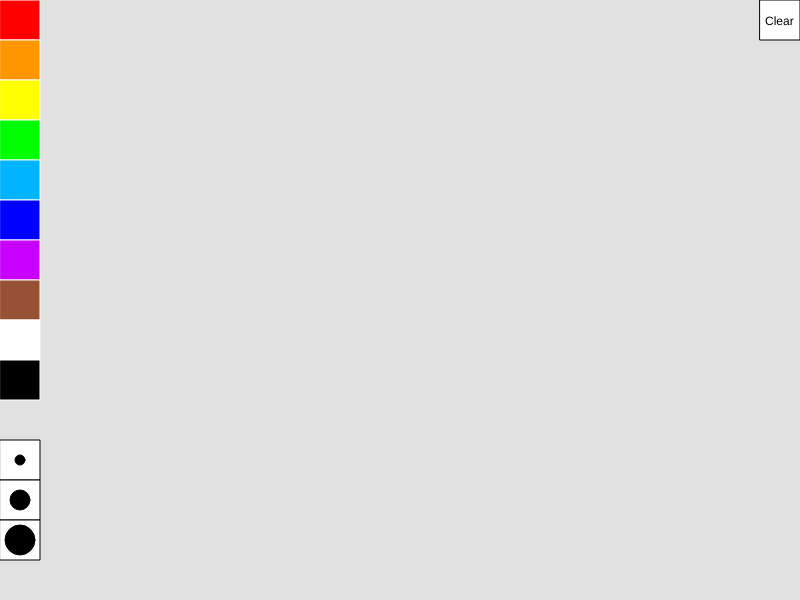
Frame 1 (no input)
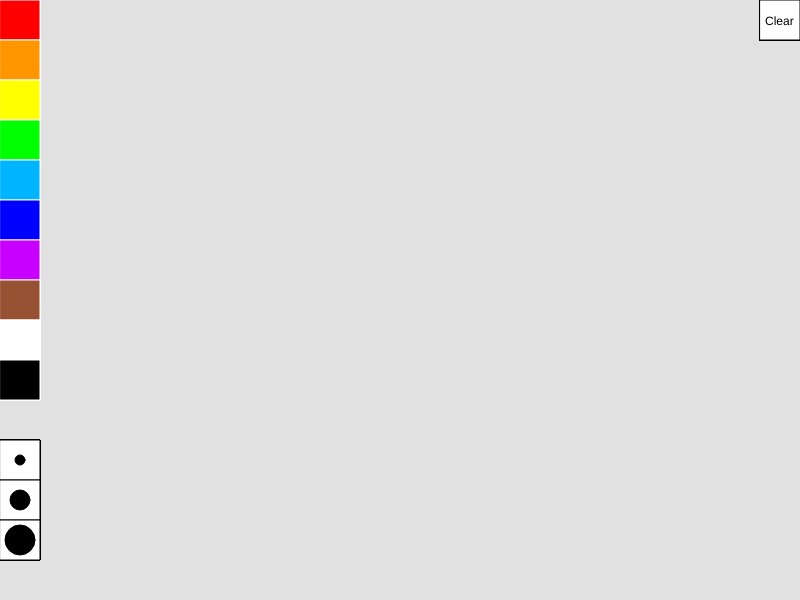
Frame 60 (no input)
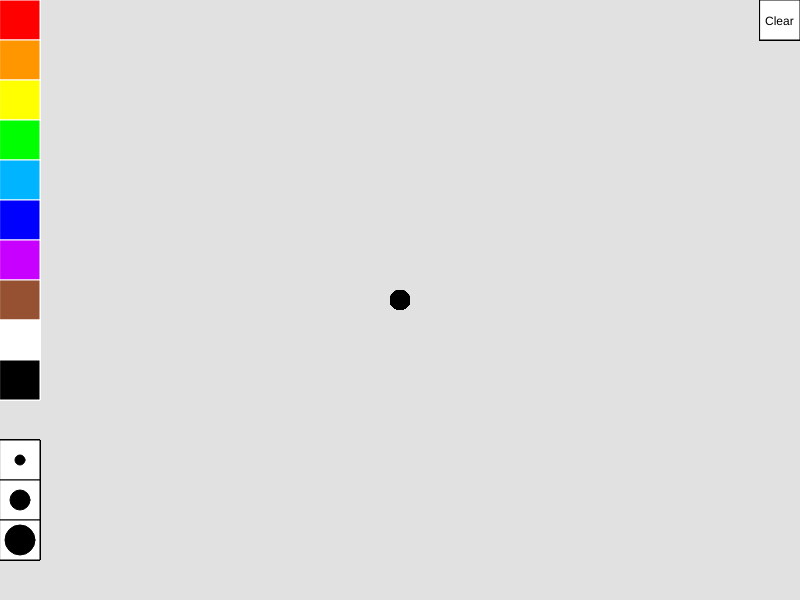
Frame 120 (the mouse pressed at the canvas centre since frame 60)

The p5.js sketch that drew these frames (run headless with seeded random() and noise() and a simulated clock; from frame 60 on, the mouse is pressed at the canvas centre):

// p5.js sketch
// ── sketch.js

var currentcolor;
var thickness;

function setup() {
  createCanvas(800, 600);
  background(225);
  currentColor = color(0);
  thickness = 20;
}

function draw() {
  let red = color(255, 0, 0);
  let orange = color(255, 150, 0);
  let yellow = color(255, 255, 0);
  let green = color(0, 255, 0);
  let cyan = color(0, 180, 255);
  let blue = color(0, 0, 255);
  let magenta = color(200, 0, 255);
  let brown = color(150, 80, 50);
  let white = color(255, 255, 255);
  let black = color(0, 0, 0);
  
  
  if(mouseIsPressed) {
    if(mouseX <= 40) {
      if(mouseY <= 40) {
        currentColor = red;
        print("red");
      } else if(mouseY <= 80) {
        currentColor = orange;
        print("orange");
      } else if(mouseY <= 120) {
        currentColor = yellow;
        print("yellow");
      } else if(mouseY <= 160) {
        currentColor = green;
        print("green");
      } else if(mouseY <= 200) {
        currentColor = cyan;
        print("cyan");
      } else if(mouseY <= 240) {
        currentColor = blue;
        print("blue");
      } else if(mouseY <= 280) {
        currentColor = magenta;
        print("magenta");
      } else if(mouseY <= 320) {
        currentColor = brown;
        print("brown");
      } else if(mouseY <= 360) {
        currentColor = white;
        print("white");
      } else if(mouseY <= 400) {
        currentColor = black;
        print("black");
      } else if(mouseY >= 440 && mouseY <= 480) {
        thickness = 10;
        print("thickness: 10");
      } else if(mouseY >= 480 && mouseY <= 520) {
        thickness = 20;
        print("thickness: 20");
      } else if(mouseY >= 520 && mouseY <= 560) {
        thickness = 30;
        print("thickness: 30");
      }
    } else if(mouseX > 760) {
      if(mouseY < 40) {
        background(225);
        print("canvas cleared");
      }
    }
  }
  
  if(mouseIsPressed) {
    noStroke();
    fill(currentColor);
    circle(mouseX, mouseY, thickness);
  }
  
  function createSelectionAreas() {
    fill(red);
    stroke(white);
    square(0, 0, 40);
  
    fill(orange);
    stroke(white);
    square(0, 40, 40);
  
    fill(yellow);
    stroke(white);
    square(0, 80, 40);
  
    fill(green);
    stroke(white);
    square(0, 120, 40);
  
    fill(cyan);
    stroke(white);
    square(0, 160, 40);
  
    fill(blue);
    stroke(white);
    square(0, 200, 40);
  
    fill(magenta);
    stroke(white);
    square(0, 240, 40);
  
    fill(brown);
    stroke(white);
    square(0, 280, 40);
  
    fill(white);
    stroke(white);
    square(0, 320, 40);
  
    fill(black);
    stroke(white);
    square(0, 360, 40);
    
    fill(white);
    stroke(black);
    rect(0, 440, 40);
    fill(currentColor);
    stroke(black);
    circle(20,460, 10)
    
    fill(white);
    stroke(black);
    rect(0, 480, 40)
    fill(currentColor);
    stroke(black);
    circle(20,500, 20)
    
    fill(white);
    stroke(black);
    rect(0, 520, 40)
    fill(currentColor);
    stroke(black);
    circle(20,540, 30)
    
    fill(white);
    rect(760, 0, 40)
    fill(black);
    noStroke();
    text('Clear', 765, 25)
  }
  
  createSelectionAreas();
  
}
